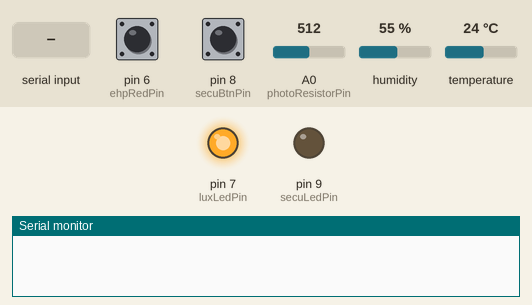
A sketch run on a simulated Arduino Uno, built with avr-gcc and run on an emulated ATmega328P. Parts: output pins drawn as LEDs (lit = HIGH), the last lines printed to the serial monitor. Dashed ring = blinking. Inputs (shaded band) come from the test bench; at power-on: A0 (photoResistorPin) = 512, pin 6 (ehpRedPin) HIGH, pin 8 (secuBtnPin) LOW, humidity 55 %, temperature 24 °C.

Above: at 1.2 s.
1.3 s: "90,45,200\n" received over Serial
At 1.56 s:
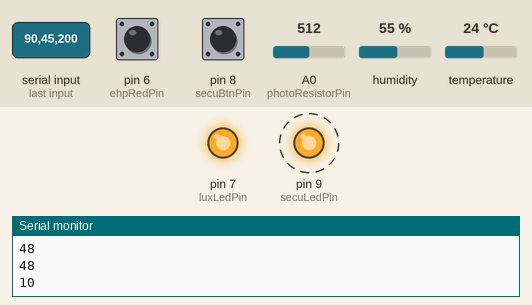
4.8 s: A0 (photoResistorPin) set to 687
8.3 s: A0 (photoResistorPin) set to 715
At 10.27 s:
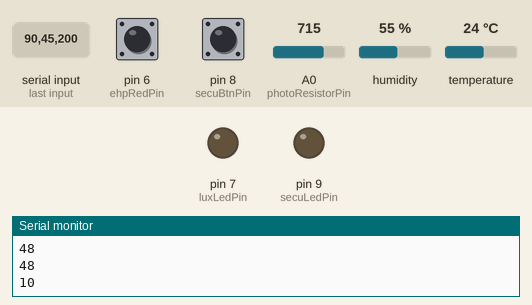
11.8 s: A0 (photoResistorPin) set to 690
At 15.07 s:
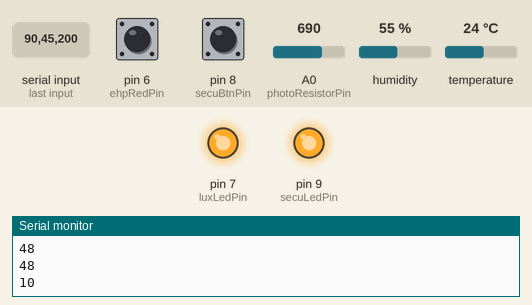
15.3 s: A0 (photoResistorPin) set to 710
At 15.63 s:
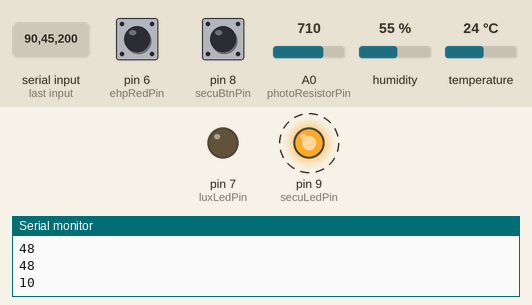
Timing chart, 0 to 19.8 s (numbered marks = the images above; inputs shaded):
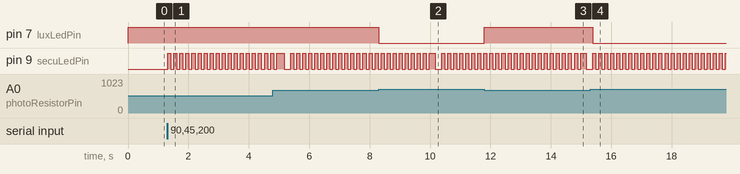

The sketch:

ArduinoTeamTotal.ino
```cpp
#include <DHT.h>
#include <SoftwareSerial.h>
#include <Wire.h>
#include <LiquidCrystal_I2C.h>
#include <ArduinoJson.h>
#include <string.h>
#define DHTTYPE DHT11  // DHT타입을 DHT11로 정의한다

/////////////////////////////////////////////////////////////////////////
//  블루투스 통신 관련 변수
SoftwareSerial BTSerial(2,3); // SoftwareSerial(TX, RX)
const int temperaturePin = A0;
/////////////////////////////////////////////////////////////////////////
//  각 시스템별 핀 번호 및 A/M State 변수 선언
/////////////////////////////////////////////////////////////////////////
// 공통 & Pin번호
const long interval = 5000;
const int secuBtnPin = 8;
const int secuLedPin = 9;
const int luxLedPin = 7 ; // led 핀
const int photoResistorPin = A0; // 조도센서
const int ehpSensorPin = 4; //온습도 핀 번호
const int ehpGreenPin = 5;
const int ehpRedPin = 6;
//  방범
int secuAMState = 1;
int secuDevState = 0;
unsigned long secuPre = 0;

//냉난방
int ehpAMState = 1;
int ehpDevState = 0;
int ehpLedState = LOW;
unsigned long pre_time = 0;
DHT dht(ehpSensorPin, DHTTYPE);  // DHT설정 - dht (디지털4, dht11)

// 조명 핀 번호 및 A/M, state 변수 선언
  unsigned long luxPreviousMillis = 0;
int luxAMState = 1;
int luxDevState = 0;
int photoResistorValue;  // 조도 센서 값을 저장할 변수

/////////////////////////////////////////////////////////////////////////


/////////////////////////////////////////////////////////////////////////
//  방범용 (버튼상태 체크를 위한) Class
class ButtonCheck
{
  // 자동/수동 모드 전용 변수
  int autoMode;

  // Button (근접 센서 대용 버튼) 전용 변수
  int buttonPin;
  int buttonState;
  unsigned long btnPreviousMillis;

  // LED (경보장치) 전용 변수
  int setLed;
  int ledPin;
  long OnTime;
  long OffTime;
  int ledState;
  unsigned long blinkPreviousMillis;

  // 입력받은 변수 데이터들을 내부 변수에 입력
  public :
  ButtonCheck(int btnPin,int lPin, int secuAMState)
  {
    autoMode = secuAMState;

    buttonPin = btnPin;
    pinMode(buttonPin, INPUT);
    buttonState = LOW;
    btnPreviousMillis = 0;

    ledPin = lPin;
    pinMode(ledPin , OUTPUT);
    OnTime = 100;
    OffTime = 100;
    ledState = LOW;
    blinkPreviousMillis = 0;
  }

  // 외부에서 동작(실행)되는 구문
  void Update()
  {
    long devTime = 50;
    unsigned long btnCurrentMillis = millis();
    buttonState = digitalRead(buttonPin);
    ledState = digitalRead(ledPin);

    if(buttonState == LOW)
    {
      secuDevState = 0;
      ledState = LOW;
      digitalWrite(ledPin, ledState);
      if(btnCurrentMillis - btnPreviousMillis >= 5000)
      {
        sendSecurityJson(buttonState, secuDevState, secuAMState);
        btnPreviousMillis = btnCurrentMillis;
      }
    }
    else if(buttonState == HIGH)
    {
      if(btnCurrentMillis - btnPreviousMillis >= 50)
      {
        secuDevState = 1;
        ledBlink(buttonState, ledState);  //Led 동작 Flag 삽입
        if(btnCurrentMillis - btnPreviousMillis >= 5000)
        {
           sendSecurityJson(buttonState, secuDevState, secuAMState);
           btnPreviousMillis = btnCurrentMillis;
        }
      }
    }
  }

  void ledBlink(int buttonState,int ledState)
  {
      unsigned long blinkCurrentMillis = millis();
        if((ledState == HIGH) && (blinkCurrentMillis - blinkPreviousMillis >= OnTime))
        {
          ledState = LOW;
          blinkPreviousMillis = blinkCurrentMillis;
          digitalWrite(ledPin, ledState);

        }
        else if ((ledState == LOW) && (blinkCurrentMillis - blinkPreviousMillis >= OffTime))
        {
          ledState = HIGH;
          blinkPreviousMillis = blinkCurrentMillis;
          digitalWrite(ledPin, ledState);
        }
  }
  void sendSecurityJson(int btnState, int blinkState, int autoMode)
  {
      // 방범 시스템을 위한 Json 객체 설정
      StaticJsonBuffer<200> securityBuffer;
      JsonObject &security = securityBuffer.createObject();
      security["sensorCode"] = 2;
      security["sensorValue"] = btnState;
      security["deviceCode"] = 2;
      security["deviceState"] = blinkState;
      security["autoMode"] = autoMode;
      security.printTo(BTSerial);
      BTSerial.println();
  }
};
/////////////////////////////////////////////////////////////////////////

/////////////////////////////////////////////////////////////////////////
//  방범(감지기 동작시 LED 점멸) 관련 변수
ButtonCheck buttonCheck(secuBtnPin,secuLedPin,secuAMState);
/////////////////////////////////////////////////////////////////////////

/////////////////////////////////////////////////////////////////////////
//  본격적인 Setup문 / Void문
void setup() {
  Serial.begin(9600);
  BTSerial.begin(9600); //블루투스 시리얼 개방

  pinMode(luxLedPin, OUTPUT);
}


void loop() {
  //  Android로부터 입력 대기중
  receiveBTserial();

  lux();

  security();

  th();

  checkSerial();
}
// setup/loop문 종료
/////////////////////////////////////////////////////////////////


//  GateWay로부터 데이터 입력받을 경우 수행될 작업 관련
/////////////////////////////////////////////////////////////////////
void receiveBTserial(){
  String myString="";   // 받는 문자열
  boolean comState="";  // 통신 상태 체크
  String comString="";  // 받은 문자열을 담아둠
// 입력 신호 받을 경우 동작 수행
/////////////////////////////////////////////////////////////////
  while(BTSerial.available()) {  //BTSerial에 전송된 값이 있으면
    //BTSerial int 값을 char 형식으로 변환
    char myChar = (char)BTSerial.read();
    //수신되는 문자를 myString에 모두 붙임 (1바이트씩 전송되는 것을 연결)
    myString+=myChar;
    delay(5);   //수신 문자열 끊김 방지
  }
  comString = myString;
  comString.trim();

  if(!comString.equals("")) { //myString 값이 있다면
    receiveJson(comString);

    myString="";    //myString 변수값 초기화
  }
}
boolean receiveJson(String json) {
  StaticJsonBuffer<200> jsonBuffer;
  JsonObject& root = jsonBuffer.parseObject(json);
  if (!root.success()) return false;
    String controlAutoMode = root["autoMode"];
    String controlDeviceState = root["deviceState"];
    String strCodeNum = root["deviceCode"];

    //  수신받은 Json 구문에서 해당되는 Signal 전송을 위한 메소드
    int changeCodeNum = strCodeNum.toInt();
    int setAMState = controlAutoMode.toInt();
    int setDevState = controlDeviceState.toInt();

    //  전달받은 Pin번호를 가지고 해당 제어내용 수행
    switch(changeCodeNum){


        case 1 :
        luxAMState = setAMState;
        luxDevState = setDevState;
        break;


        case 2 :
        secuAMState = setAMState;
        secuDevState = setDevState;
        break;


        case 4 :
        ehpAMState = setAMState;
        ehpDevState = setDevState;
        break;
    }
}
/////////////////////////////////////////////////////////////////

void sendSecurityloop(int btnState, int blinkState, int autoMode)
  {

      unsigned long sendCurrentMillis = millis();
      unsigned long sendMillis = millis();
      // 방범 시스템을 위한 Json 객체 설정
      StaticJsonBuffer<200> securityBuffer;
      JsonObject &security = securityBuffer.createObject();
      security["sensorCode"] = 2;
      security["sensorValue"] = btnState;
      security["deviceCode"] = 2;
      security["deviceState"] = blinkState;
      security["autoMode"] = autoMode;
      security.printTo(BTSerial);
      BTSerial.println();
  }

/////////////////////////////////////////////////////////////////////

//  Test용 시리얼 통신 구문
void checkSerial(){
  if(Serial.available()){
    String testStr;
    testStr = Serial.read();
    testStr.trim();
    changeSerial(testStr);

  }
}

void changeSerial(String str){
  String testStr;
  char cTempData[4];
  str.toCharArray(cTempData, 4);
  int changeStr = atoi(cTempData);

  Serial.println(changeStr);
  StaticJsonBuffer<200> testBuffer;
  JsonObject &test = testBuffer.createObject();
  switch(changeStr){
    case 49 :
      test["autoMode"] = 0;
      test["deviceState"] = 1;
      test["deviceCode"] = 1;
      test.printTo(testStr);

      testStr.trim();
      receiveJson(testStr);
    break;

    case 50 :
      test["autoMode"] = 0;
      test["deviceState"] = 1;
      test["deviceCode"] = 2;
      test.printTo(testStr);

      testStr.trim();
      receiveJson(testStr);
    break;

    case 52 :
      test["autoMode"] = 0;
      test["deviceState"] = 1;
      test["deviceCode"] = 4;
      test.printTo(testStr);

      testStr.trim();
      receiveJson(testStr);
    break;

    case 54:
      test["autoMode"] = 1;
      test["deviceState"] = 0;
      test["deviceCode"] = 1;
      test.printTo(testStr);

      testStr.trim();
      receiveJson(testStr);
    break;

    case 55:
      test["autoMode"] = 1;
      test["deviceState"] = 0;
      test["deviceCode"] = 2;
      test.printTo(testStr);

      testStr.trim();
      receiveJson(testStr);
    break;

    case 56:
      test["autoMode"] = 1;
      test["deviceState"] = 0;
      test["deviceCode"] = 4;
      test.printTo(testStr);

      testStr.trim();
      receiveJson(testStr);
    break;
  }

}

void security(){
  unsigned long secuCurrent = millis();


  //  Security 관련 동작 구문 - A/M 여부 확인 후 해당 동작 실행
  if(secuAMState == 1){
  //  Security관련 동작 실행 - (버튼 : 근접 센서/감지기)
    buttonCheck.Update();
    secuDevState = 0;
  }else if(secuAMState == 0 && secuDevState == 1){
    if(secuCurrent - secuPre  >= 5000){
      sendSecurityloop(digitalRead(secuBtnPin), secuDevState, secuAMState);
      secuPre = secuCurrent;
    }
    buttonCheck.ledBlink(digitalRead(secuBtnPin),digitalRead(secuLedPin));
  }else if(secuAMState == 0 && secuDevState == 0){
    if(secuCurrent - secuPre  >= 5000){
    sendSecurityloop(digitalRead(secuBtnPin), secuDevState, secuAMState);
    secuPre = secuCurrent;
    }
  }
}

// 주기 5초 설정
///////////////////////////////////////////////////////////////////
void lux(){

  unsigned long currentMillis = millis();
  photoResistorValue = analogRead(photoResistorPin);

  if(luxAMState==1){
      if (photoResistorValue >= 700 ) {
        digitalWrite(luxLedPin, LOW);
        luxDevState = 0;
      } else digitalWrite(luxLedPin, HIGH);
      if (currentMillis - luxPreviousMillis >= interval) {
        luxPreviousMillis = currentMillis;
        luxDevState = 1;
        sendIlluminance(photoResistorValue);
      }
  }else if(luxAMState==0 && luxDevState == 1){
    if (currentMillis - luxPreviousMillis >= interval) {
      luxPreviousMillis = currentMillis;
      digitalWrite(luxLedPin, HIGH);
      sendIlluminance(photoResistorValue);
    }
  }else {
    if (currentMillis - luxPreviousMillis >= interval) {
      luxPreviousMillis = currentMillis;
      sendIlluminance(photoResistorValue);
    }
  }

}

void sendIlluminance(int value) {
  StaticJsonBuffer<200> illuminanceBuffer;
  JsonObject &illuminance = illuminanceBuffer.createObject();
  illuminance["sensorCode"] = 1;
  illuminance["sensorValue"] = value;
  illuminance["deviceCode"] = 1;
  illuminance["autoMode"] = luxAMState;
  illuminance["deviceState"] = luxDevState;
  illuminance.printTo(BTSerial);
  BTSerial.println();
}

///////////////////////////////////////////////////////////////////


void temparate(float temp){ //온도 데이터 json으로 변환
String jsondata = "";
StaticJsonBuffer<200> jsonBuffer;
JsonObject& root = jsonBuffer.createObject();
    root["sensorCode"] = "4";
    root["sensorValue"] = temp;
    root["deviceCode"] = "4";
    root["autoMode"] = ehpAMState;
    root["deviceState"] = ehpDevState;
root.printTo(BTSerial);
BTSerial.println();
}

void humidity(float humi){  //습도 데이터 json으로 변환
String jsondata = "";
StaticJsonBuffer<200> jsonBuffer;
JsonObject& root = jsonBuffer.createObject();

    root["sensorCode"] = "5";
    root["sensorValue"] = humi;
    root["deviceCode"] = "4";
    root["autoMode"] = ehpAMState;
    root["deviceState"] = ehpDevState;
root.printTo(BTSerial);
BTSerial.println();
}

void th(){
    unsigned long cur_time = millis();
    if(cur_time - pre_time >= interval){
      pre_time = cur_time;
      float humi = dht.readHumidity();  // 변수 h에 습도 값을 저장
      float temp = dht.readTemperature();  // 변수 t에 온도 값을 저장

      if(ehpAMState == 1){
        ehpDevState = 0;
        if(temp <= 30 && humi <= 20){
              digitalWrite(ehpGreenPin,HIGH);
              digitalWrite(ehpRedPin,LOW);
              ehpLedState = digitalRead(ehpRedPin);
              temparate(temp);
              humidity(humi);
             }else if(temp > 30 && humi > 20){
              digitalWrite(ehpGreenPin,LOW);
              digitalWrite(ehpRedPin,HIGH);
              ehpLedState = digitalRead(ehpRedPin);
              temparate(temp);
              humidity(humi);
             }
      }else if(ehpAMState == 0 && ehpDevState == 1){
        digitalWrite(ehpGreenPin,LOW);
        digitalWrite(ehpRedPin,HIGH);
        ehpLedState = digitalRead(ehpRedPin);
        temparate(temp);
        humidity(humi);
      }else{
        temparate(temp);
        humidity(humi);
      }
  }
}
///////////////////////////////////////////////////////////////////
```

Measured:
- the behaviour switches between 699 and 700 on A0 (photoResistorPin) (found by bisection; images 1 and 2)
- after the input at 1.3 s, pin 9 (secuLedPin): alternates HIGH for 0.10 s and LOW for 0.10 s, starting at once
- after the input at 8.3 s, pin 7 (luxLedPin): HIGH → LOW at once
- after the input at 11.8 s, pin 7 (luxLedPin): LOW → HIGH at once
- after the input at 15.3 s, pin 7 (luxLedPin): HIGH → LOW after 0.08 s
